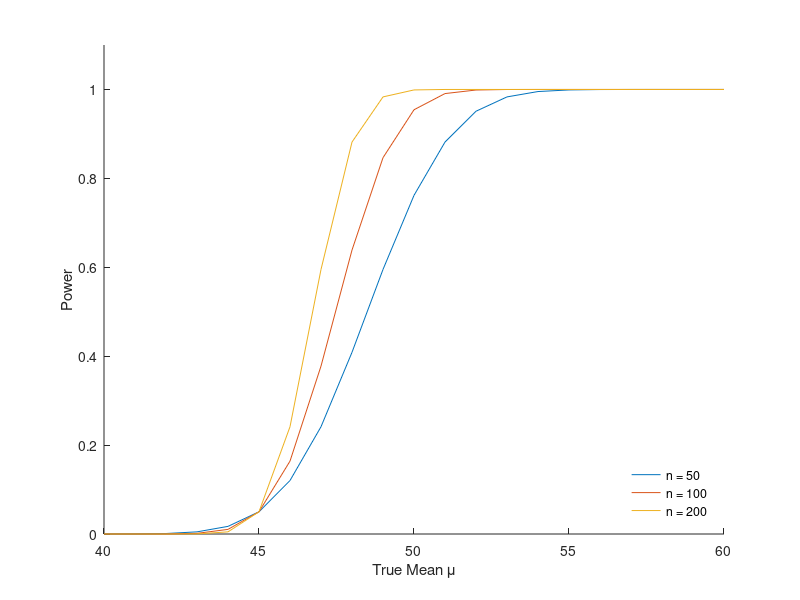

Write the MATLAB code that produced this figure.
%STAT572_HW4_7_4.m
%Adam Vaccaro
%Exercise 7.4: Using the same value for the sample mean, repeat example 7.3
%for different sample sizes of n= 50, 100, 200.  What happens to the curve
%showing the power as a function of the true mean as the sample size
%changes?

%% Step 1 - Set up
clear all
mualt = 40:60; %values for mu under the alternative hypothesis
n = [50 100 200]; %sample sizes
cv = 1.645; %critical value
sig = 15; %sigma
figure(1); clf; %initialize figure
%% Step 2 - Calculations and plot for each sample size
for i = 1:length(n)
    sigxbar = sig/sqrt(n(i)); %standard deviation for x-bar
    ct = cv*sigxbar + 45; %convert critical value to non-standardized form
    ctv = ct*ones(size(mualt)); %vector of critical values w/ size of mualt
    beta = normcdf(ctv,mualt,sigxbar); %probabilities of Type II error
    pow = 1 - beta; %power
    % Plot mu vs. power:
    figure(1); hold on;
    plot(mualt,pow);
    xlabel('True Mean \mu')
    ylabel('Power')
    axis([40 60 0 1.1])
end
%% Step 3 - Finish plot
legend('n = 50', 'n = 100', 'n = 200')
legend('location','southeast')
legend('boxoff')
